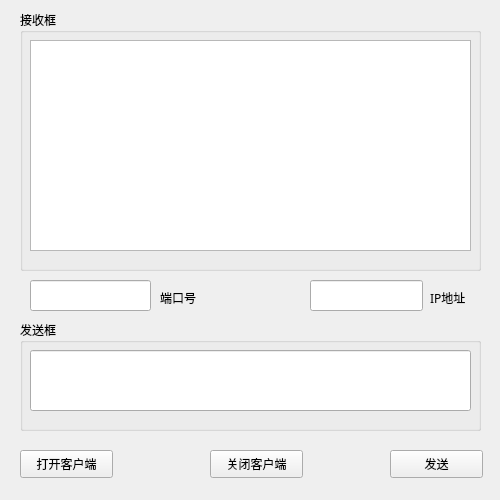
<?xml version="1.0" encoding="UTF-8"?>
<ui version="4.0">
 <class>Widget</class>
 <widget class="QWidget" name="Widget">
  <property name="geometry">
   <rect>
    <x>0</x>
    <y>0</y>
    <width>500</width>
    <height>500</height>
   </rect>
  </property>
  <property name="minimumSize">
   <size>
    <width>500</width>
    <height>500</height>
   </size>
  </property>
  <property name="maximumSize">
   <size>
    <width>500</width>
    <height>500</height>
   </size>
  </property>
  <property name="font">
   <font>
    <family>MiSans</family>
   </font>
  </property>
  <property name="windowTitle">
   <string>Widget</string>
  </property>
  <widget class="QPushButton" name="OpenButton">
   <property name="geometry">
    <rect>
     <x>20</x>
     <y>450</y>
     <width>93</width>
     <height>28</height>
    </rect>
   </property>
   <property name="text">
    <string>打开客户端</string>
   </property>
  </widget>
  <widget class="QPushButton" name="CloseButton">
   <property name="geometry">
    <rect>
     <x>210</x>
     <y>450</y>
     <width>93</width>
     <height>28</height>
    </rect>
   </property>
   <property name="text">
    <string>关闭客户端</string>
   </property>
  </widget>
  <widget class="QPushButton" name="SendButton">
   <property name="geometry">
    <rect>
     <x>390</x>
     <y>450</y>
     <width>93</width>
     <height>28</height>
    </rect>
   </property>
   <property name="text">
    <string>发送</string>
   </property>
  </widget>
  <widget class="QGroupBox" name="groupBox">
   <property name="geometry">
    <rect>
     <x>20</x>
     <y>10</y>
     <width>461</width>
     <height>261</height>
    </rect>
   </property>
   <property name="title">
    <string>接收框</string>
   </property>
   <widget class="QPlainTextEdit" name="RecieveEdit">
    <property name="geometry">
     <rect>
      <x>10</x>
      <y>30</y>
      <width>441</width>
      <height>211</height>
     </rect>
    </property>
    <property name="readOnly">
     <bool>true</bool>
    </property>
   </widget>
  </widget>
  <widget class="QGroupBox" name="groupBox_2">
   <property name="geometry">
    <rect>
     <x>20</x>
     <y>320</y>
     <width>461</width>
     <height>111</height>
    </rect>
   </property>
   <property name="title">
    <string>发送框</string>
   </property>
   <widget class="QLineEdit" name="SendEdit">
    <property name="geometry">
     <rect>
      <x>10</x>
      <y>30</y>
      <width>441</width>
      <height>61</height>
     </rect>
    </property>
   </widget>
  </widget>
  <widget class="QLineEdit" name="PortEdit">
   <property name="geometry">
    <rect>
     <x>30</x>
     <y>280</y>
     <width>121</width>
     <height>31</height>
    </rect>
   </property>
  </widget>
  <widget class="QLineEdit" name="IPEdit">
   <property name="geometry">
    <rect>
     <x>310</x>
     <y>280</y>
     <width>113</width>
     <height>31</height>
    </rect>
   </property>
  </widget>
  <widget class="QLabel" name="label">
   <property name="geometry">
    <rect>
     <x>160</x>
     <y>290</y>
     <width>72</width>
     <height>15</height>
    </rect>
   </property>
   <property name="text">
    <string>端口号</string>
   </property>
  </widget>
  <widget class="QLabel" name="label_2">
   <property name="geometry">
    <rect>
     <x>430</x>
     <y>290</y>
     <width>72</width>
     <height>15</height>
    </rect>
   </property>
   <property name="text">
    <string>IP地址</string>
   </property>
  </widget>
 </widget>
 <layoutdefault spacing="6" margin="11"/>
 <resources/>
 <connections/>
</ui>
